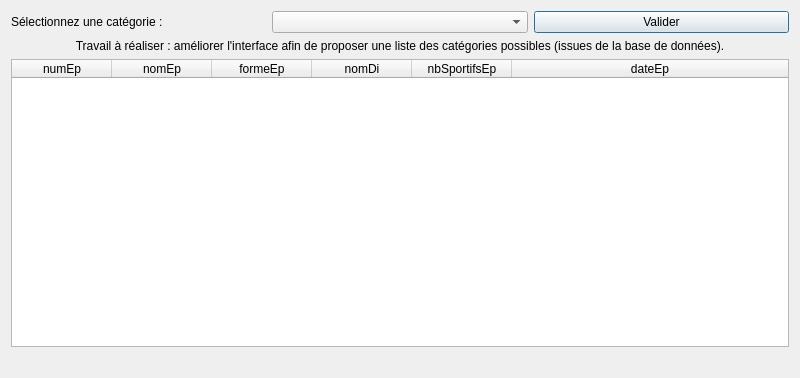
<?xml version="1.0" encoding="UTF-8"?>
<ui version="4.0">
 <class>fct_comp_3</class>
 <widget class="QDialog" name="fct_comp_3">
  <property name="geometry">
   <rect>
    <x>0</x>
    <y>0</y>
    <width>800</width>
    <height>378</height>
   </rect>
  </property>
  <property name="windowTitle">
   <string>Liste des épreuves d'une catégorie (version 2, catégories extraites de la BD)</string>
  </property>
  <layout class="QGridLayout" name="gridLayout">
   <item row="0" column="0">
    <layout class="QHBoxLayout" name="horizontalLayout">
     <item>
      <widget class="QLabel" name="label_2">
       <property name="text">
        <string>Sélectionnez une catégorie :</string>
       </property>
      </widget>
     </item>
     <item>
      <widget class="QComboBox" name="comboBox_fct_comp_3"/>
     </item>
     <item>
      <widget class="QPushButton" name="pushButton">
       <property name="text">
        <string>Valider</string>
       </property>
      </widget>
     </item>
    </layout>
   </item>
   <item row="1" column="0">
    <widget class="QLabel" name="label">
     <property name="text">
      <string>Travail à réaliser : améliorer l'interface afin de proposer une liste des catégories possibles (issues de la base de données).</string>
     </property>
     <property name="alignment">
      <set>Qt::AlignCenter</set>
     </property>
     <property name="wordWrap">
      <bool>true</bool>
     </property>
    </widget>
   </item>
   <item row="2" column="0">
    <widget class="QTableWidget" name="table_fct_comp_3">
     <attribute name="horizontalHeaderMinimumSectionSize">
      <number>50</number>
     </attribute>
     <attribute name="horizontalHeaderStretchLastSection">
      <bool>true</bool>
     </attribute>
     <attribute name="verticalHeaderVisible">
      <bool>false</bool>
     </attribute>
     <column>
      <property name="text">
       <string>numEp</string>
      </property>
     </column>
     <column>
      <property name="text">
       <string>nomEp</string>
      </property>
     </column>
     <column>
      <property name="text">
       <string>formeEp</string>
      </property>
     </column>
     <column>
      <property name="text">
       <string>nomDi</string>
      </property>
     </column>
     <column>
      <property name="text">
       <string>nbSportifsEp</string>
      </property>
     </column>
     <column>
      <property name="text">
       <string>dateEp</string>
      </property>
     </column>
    </widget>
   </item>
   <item row="3" column="0">
    <widget class="QLabel" name="label_fct_comp_3">
     <property name="text">
      <string/>
     </property>
     <property name="alignment">
      <set>Qt::AlignCenter</set>
     </property>
    </widget>
   </item>
  </layout>
 </widget>
 <resources/>
 <connections>
  <connection>
   <sender>pushButton</sender>
   <signal>clicked()</signal>
   <receiver>fct_comp_3</receiver>
   <slot>refreshResult()</slot>
   <hints>
    <hint type="sourcelabel">
     <x>364</x>
     <y>52</y>
    </hint>
    <hint type="destinationlabel">
     <x>444</x>
     <y>81</y>
    </hint>
   </hints>
  </connection>
 </connections>
 <slots>
  <slot>refreshResult()</slot>
 </slots>
</ui>
